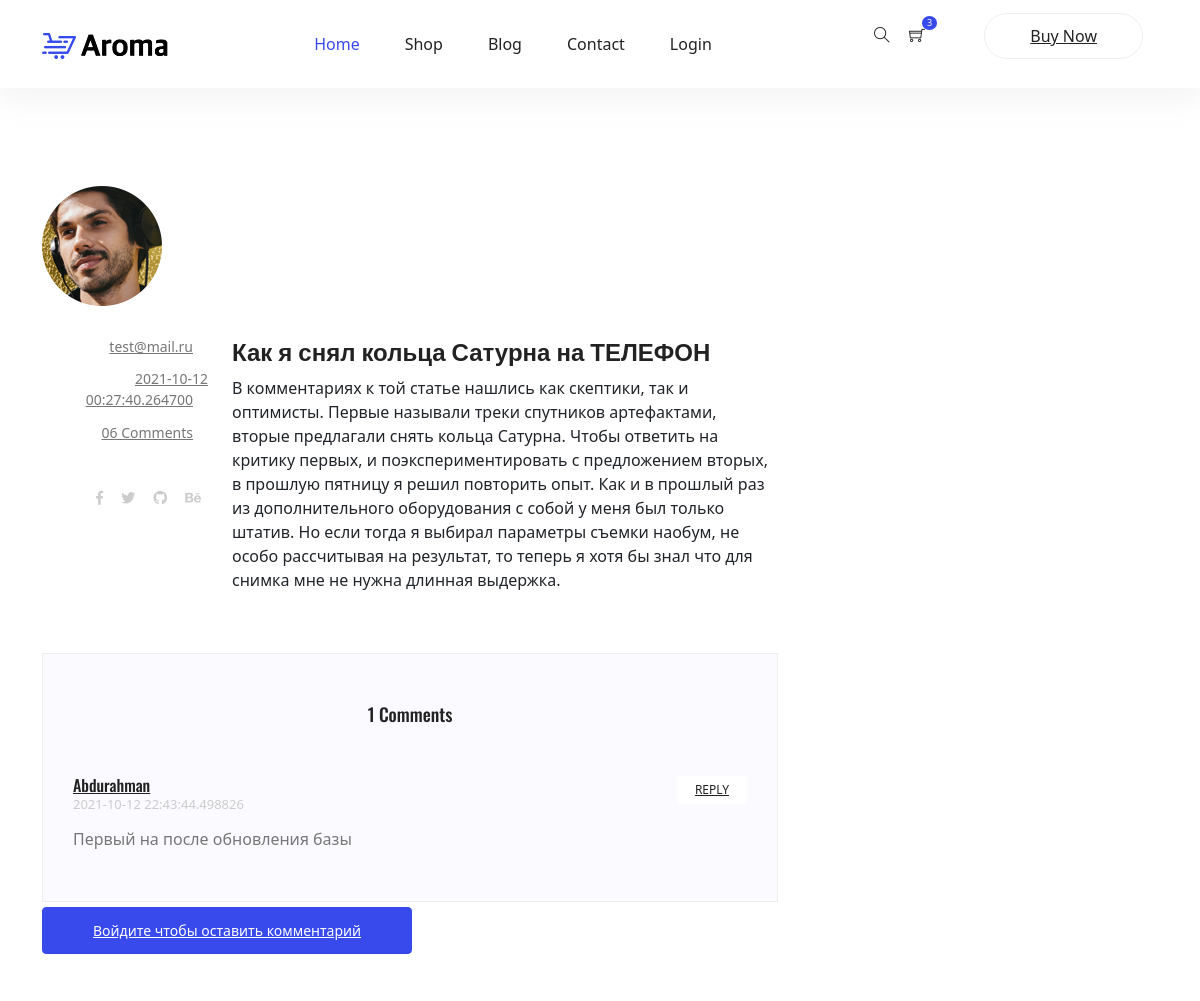
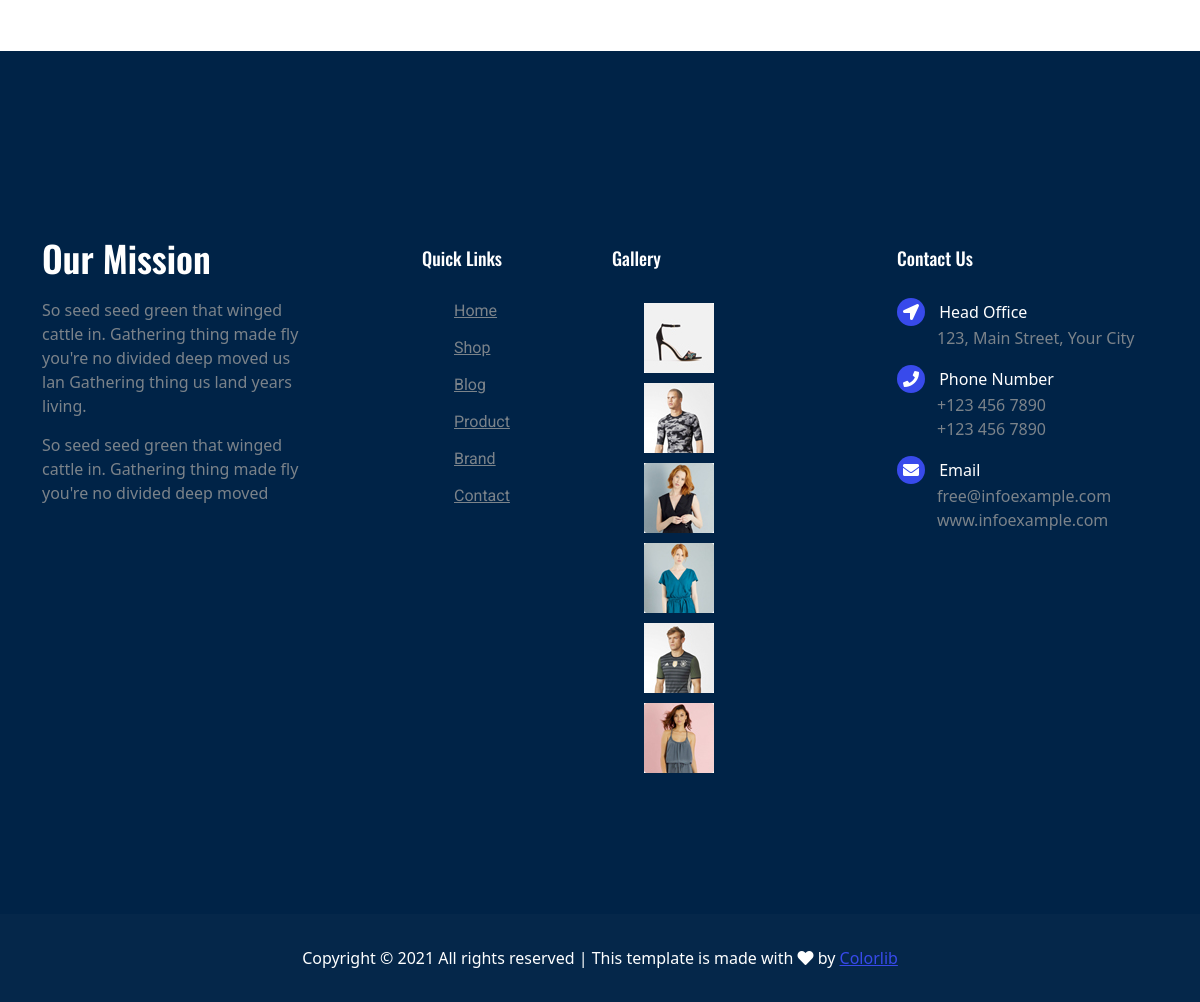
The page /blog/1 on the database its author committed (2 pictures, top to bottom).
### shop/models.py (models this page shows, shortened)
class Post(db.Model):
    __tablename__ = 'posts'
    id = db.Column(db.Integer(), primary_key=True)
    title = db.Column(db.String(50), nullable=False)
    content = db.Column(db.String(), nullable=False)
    date_posted = db.Column(db.DateTime(), nullable=False, default=datetime.now)
    image = db.Column(db.String(), nullable=False)
    user_id  = db.Column(db.Integer(), db.ForeignKey('users.id'), nullable=False)
    comment = db.relationship('Comment', backref='post', lazy=True)

class User(db.Model, UserMixin):
    __tablename__ = 'users'
    id = db.Column(db.Integer(), primary_key=True)
    email = db.Column(db.String(), nullable=False, unique=True)
    password = db.Column(db.String(), nullable=False, unique=True)
    isAdmin = db.Column(db.Boolean, default=False)
    posts = db.relationship('Post', backref='author', lazy=True)
    def __repr__(self) -> str:
        return self.email

class Comment(db.Model):
    __tablename__ = 'comments'
    id = db.Column(db.Integer(), primary_key=True)
    name = db.Column(db.String(50), nullable=False)
    subject = db.Column(db.String(50), nullable=False)
    email = db.Column(db.String(), nullable=False)
    date_posted = db.Column(db.DateTime(), nullable=False, default=datetime.now)
    message = db.Column(db.String(), nullable=False)
    post_id  = db.Column(db.Integer(), db.ForeignKey('posts.id'), nullable=False)

### shop/routes.py (the view)
@app.route('/blog/<int:post_id>', methods=['GET', 'POST'])
def post_detail(post_id):
    post = Post.query.get(post_id)
    comments = Comment.query.order_by(Comment.date_posted.desc()).all()
    if  request.method == 'POST':
        comment = Comment(name=request.form.get('name'), email=request.form.get('email'),
        subject=request.form.get('subject'), message=request.form.get('message'), post=post)
        db.session.add(comment)
        db.session.commit()
        flash('Комментарий добавлен!', 'success')
    return render_template('post_detail.html', post=post, comments=comments)

### shop/templates/post_detail.html
{% extends 'base.html' %}
{% block content %}
	<section class="blog_area single-post-area py-80px section-margin--small">
			<div class="container">
					<div class="row">
							<div class="col-lg-8 posts-list">
									<div class="single-post row">
											<div class="col-lg-12">
													<div class="feature-img">
															<img class="img-fluid" src="{{ url_for('static', filename='img/blog/' + post.image) }}" alt="">
													</div>
											</div>
											<div class="col-lg-3  col-md-3">
													<div class="blog_info text-right">
															<ul class="blog_meta list">
																	<li>
																			<a href="#">{{ post.author }}
																					<i class="lnr lnr-user"></i>
																			</a>
																	</li>
																	<li>
																			<a href="#">{{ post.date_posted }}
																					<i class="lnr lnr-calendar-full"></i>
																			</a>
																	</li>
																	<li>
																			<a href="#">06 Comments
																					<i class="lnr lnr-bubble"></i>
																			</a>
																	</li>
															</ul>
															<ul class="social-links">
																	<li>
																			<a href="#">
																					<i class="fab fa-facebook-f"></i>
																			</a>
																	</li>
																	<li>
																			<a href="#">
																				<i class="fab fa-twitter"></i>
																			</a>
																	</li>
																	<li>
																			<a href="#">
																				<i class="fab fa-github"></i>
																			</a>
																	</li>
																	<li>
																			<a href="#">
																				<i class="fab fa-behance"></i>
																			</a>
																	</li>
															</ul>
													</div>
											</div>
											<div class="col-lg-9 col-md-9 blog_details">
													<h2>{{ post.title }}</h2>
													<p class="excert">
														{{ post.content }}
													</p>
											</div>
											<div class="col-lg-12">
											</div>
									</div>
									<div class="comments-area">
											<h4>{{ comments | length }} Comments</h4>
											{% for comment in comments %}
											<div class="comment-list">
													<div class="single-comment justify-content-between d-flex">
															<div class="user justify-content-between d-flex">
																	<div class="desc">
																			<h5>
																					<a href="#">{{ comment.name }}</a>
																			</h5>
																			<p class="date">{{ comment.date_posted }}</p>
																			<p class="comment">
																					{{ comment.message }}
																			</p>
																	</div>
															</div>
															<div class="reply-btn">
																	<a href="#" class="btn-reply text-uppercase">reply</a>
															</div>
													</div>
											</div>
											{% endfor %}
									</div>
									{% if current_user.is_authenticated %}
									<div class="comment-form">
											<h4>Leave a Reply</h4>
											<form action="" method="POST">
													<div class="form-group form-inline">
															<div class="form-group col-lg-6 col-md-6 name">
																	<input type="text" class="form-control" id="name" name="name" placeholder="Enter Name" onfocus="this.placeholder = ''" onblur="this.placeholder = 'Enter Name'">
															</div>
															<div class="form-group col-lg-6 col-md-6 email">
																	<input type="email" class="form-control" id="email" name="email" placeholder="Enter email address" onfocus="this.placeholder = ''" onblur="this.placeholder = 'Enter email address'">
															</div>
													</div>
													<div class="form-group">
															<input type="text" class="form-control" id="subject" name="subject" placeholder="Subject" onfocus="this.placeholder = ''" onblur="this.placeholder = 'Subject'">
													</div>
													<div class="form-group">
															<textarea class="form-control mb-10" rows="5" name="message" placeholder="Messege" onfocus="this.placeholder = ''" onblur="this.placeholder = 'Messege'"
																	required=""></textarea>
													</div>
													<button>Post comment</button>
											</form>
									</div>
									{% else %}
									<a href="{{ url_for('post_detail', post_id=post.id) }}" class="button button-postComment button--active">Войдите чтобы оставить комментарий</a>
									{% endif %}
							</div>
							<div class="col-lg-4">
							</div>
					</div>
			</div>
	</section>
{% endblock %}

### shop/static/css/style.css (style rules this page uses)
body { color:#777;font-family:"Roboto",sans-serif;font-size:15px;font-weight:400;line-height:1.667 }
ul { list-style-type:none;margin:0;padding:0 }
h1,h2,h3,h4,h5,h6 { font-family:"Oswald",sans-serif;color:#222;line-height:1.1 }
h2,.h2 { font-size:36px;font-weight:600 }
h4,.h4 { font-size:20px;font-weight:400;line-height:1.3 }
a { display:inline-block }
.section-margin--small { margin:35px 0 }
@media (min-width: 1000px) { .section-margin--small { margin:98px 0 } }
.button { display:inline-block;border:1px solid #384aeb;border-radius:30px;color:#222;font-weight:500;padding:12px 50px;background:#384aeb;color:#fff;transition:all .4s ease }
.button-postComment { border-radius:4px;font-size:14px;margin-top:5px }
.button--active { background:#384aeb;color:#fff }
.blog_info { padding-top:30px }
.blog_info .blog_meta li a { color:#777777;vertical-align:middle;padding-bottom:10px;display:inline-block;font-size:14px }
.blog_info .blog_meta li a i { color:#222;font-size:16px;font-weight:600;padding-left:15px;line-height:20px;vertical-align:middle }
.blog_details { padding-top:20px }
.blog_details h2 { font-size:24px;line-height:36px;color:#222;font-weight:600;transition:all 0.3s linear }
.blog_details p { margin-bottom:26px }
.single-post-area .social-links { padding-top:10px }
.single-post-area .social-links li { display:inline-block;margin-bottom:10px }
.single-post-area .social-links li a { color:#cccccc;padding:7px;font-size:14px;transition:all 0.2s linear }
.single-post-area .blog_details { padding-top:26px }
.single-post-area .blog_details p { margin-bottom:10px }
.comments-area { background:#fafaff;border:1px solid #eee;padding:50px 30px;margin-top:50px }
.comments-area h4 { text-align:center;margin-bottom:50px;color:#222;font-size:18px }
.comments-area h5 { font-size:16px;margin-bottom:0px }
.comments-area a { color:#222 }
.comments-area .comment-list { padding-bottom:48px }
.comments-area .comment-list:last-child { padding-bottom:0px }
.comments-area .date { font-size:13px;color:#cccccc;margin-bottom:13px }
.comments-area .comment { color:#777777;margin-bottom:0px }
.comments-area .btn-reply { background-color:#fff;color:#222;padding:5px 18px;font-size:12px;display:block;font-weight:400;-webkit-transition:all 0.3s ease 0s;-moz-transition:all 0.3s ease 0s;-o-transition:all 0.3s ease 0s;transition:all 0.3s ease 0s }

### rows shown on the page
Post: image (picture), date_posted "2021-10-12 00:27:40.264700", title "Как я снял кольца Сатурна на ТЕЛЕФОН", content "В комментариях к той статье нашлись как скептики, так и оптимисты. Первые называли треки спутников артефактами, вторые предлагали снять кольца Сатурна. Чтобы ответить на критику первых, и поэкспериментировать с предложением вторых, в прошлую пятницу я решил повторить опыт. Как и в прошлый раз из дополнительного оборудования с собой у меня был только штатив. Но если тогда я выбирал параметры съемки наобум, не особо рассчитывая на результат, то теперь я хотя бы знал что для снимка мне не нужна длинная выдержка."
User: author "test@mail.ru"
Comment: name "Abdurahman", date_posted "2021-10-12 22:43:44.498826", message "Первый на после обновления базы"

### other values the page prints
{{ comments | length }} "1"
